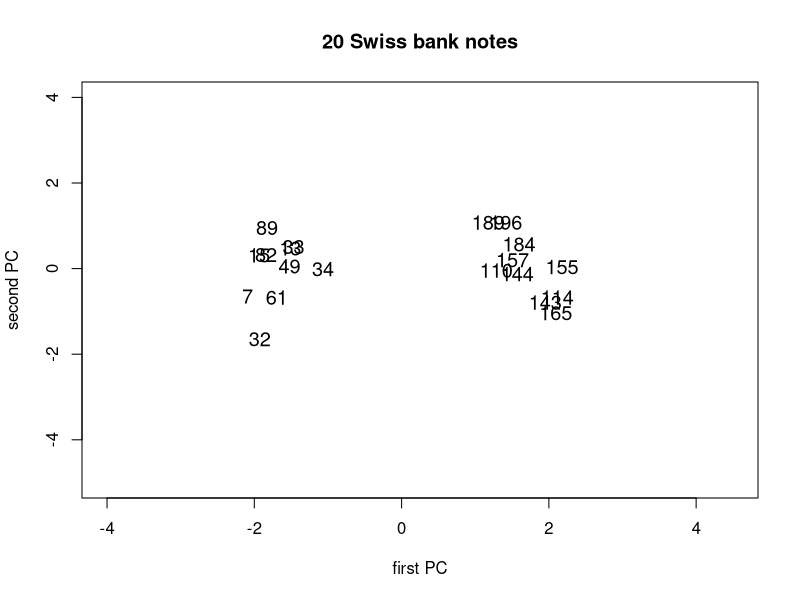
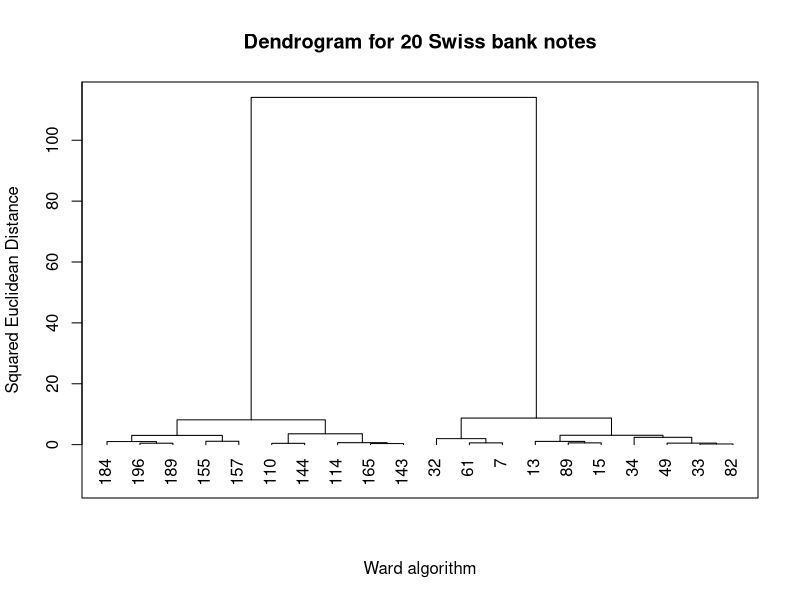
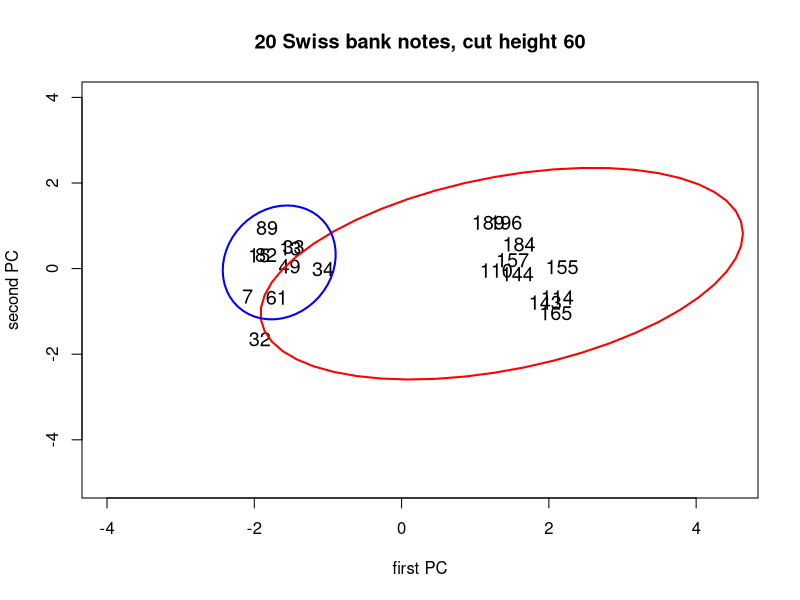

Source code (R) for these figures, in order:

# clear all variables
rm(list = ls(all = TRUE))
graphics.off()

# install and load packages
libraries = c("car")
lapply(libraries, function(x) if (!(x %in% installed.packages())) {
    install.packages(x)
})
lapply(libraries, library, quietly = TRUE, character.only = TRUE)

# load data
data = read.table("bank2.dat")
xx   = data[sample(1:nrow(data), 20, replace = F), ]  # sample of 20 randomly chosen bank notes from data  

# PCA
set.seed(3)
mean = as.vector(colMeans(xx))
m    = matrix(mean, nrow(xx), NROW(mean), byrow = T)
x    = xx - m
eig  = eigen(cov(x))  # spectral decomposition  
eva  = eig$values
eve  = eig$vectors
xm   = as.matrix(x)
y    = xm %*% eve
ym   = y[, 1:2]       # first two eigenvectors

# Plot 1: PCA
plot(ym, type = "n", xlab = "first PC", ylab = "second PC", main = "20 Swiss bank notes", 
    ylim = c(-5, 4), xlim = c(-4, 4.5))
text(ym[, 1], ym[, 2], rownames(xx), cex = 1.2)
d  = dist(xx, method = "euclidean", p = 2)  # euclidean distance matrix
dd = d^2                                    # squared euclidean distance matrix                        
w  = hclust(dd, method = "ward.D")          # cluster analysis with ward algorithm

# Plot 2: Dendrogram for the 20 bank notes after applying the Ward algorithm
dev.new()
plot(w, hang = -0.1, frame.plot = TRUE, ann = FALSE)
title(main = "Dendrogram for 20 Swiss bank notes", ylab = "Squared Euclidean Distance", 
    xlab = "Ward algorithm")

# Plot 3: PCA with clusters
dev.new()
groups = cutree(w, h = 60)
merg   = matrix(c(ym, as.matrix(groups)), nrow = 20, ncol = 3)
merg   = merg[sort.list(merg[, 3]), ]
merg1  = merg[1:11, 1:2]
merg2  = merg[12:20, 1:2]
plot(ym, type = "n", xlab = "first PC", ylab = "second PC", main = "20 Swiss bank notes, cut height 60", 
    ylim = c(-5, 4), xlim = c(-4, 4.5))
text(ym[, 1], ym[, 2], rownames(xx), cex = 1.2)
dataEllipse(x = merg1[, 1], y = merg1[, 2], center.pch = 0, col = "red", plot.points = F, 
    add = T, levels = 0.95)
dataEllipse(x = merg2[, 1], y = merg2[, 2], center.pch = 0, col = "blue", plot.points = F, 
    add = T, levels = 0.9) 
